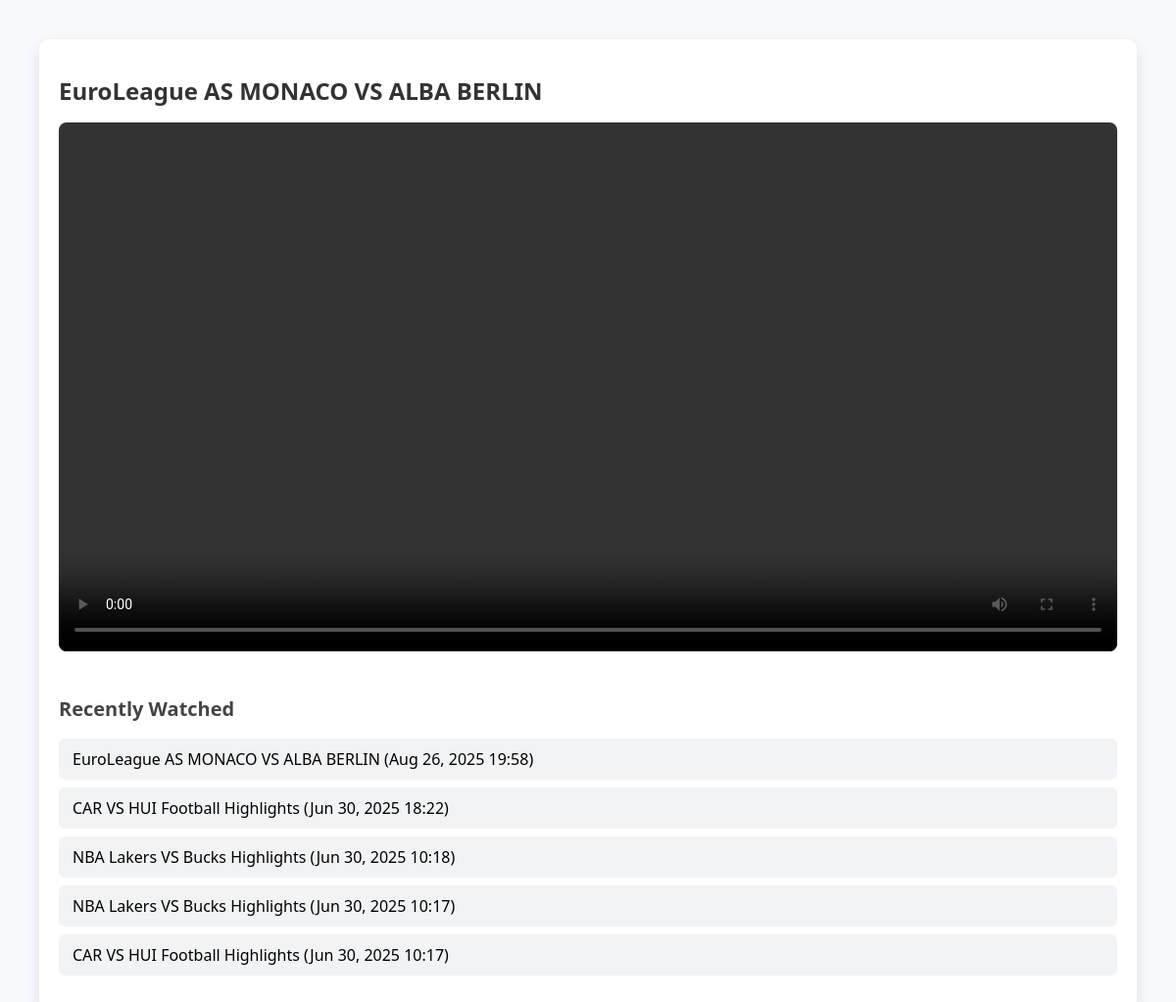
Screenshot of /watch/1/3/ with the database file from the repository.
### core/models.py (models this page shows, shortened)
class Video(models.Model):
    title = models.CharField(max_length=100)
    file = models.FileField(upload_to='videos/')

class ViewingHistory(models.Model):
    user = models.ForeignKey(User, on_delete=models.CASCADE)
    video = models.ForeignKey(Video, on_delete=models.CASCADE, null=True, blank=True)  # <--- add this!
    watched_at = models.DateTimeField(auto_now_add=True)

### core/views.py (the view)
# urls.py: path('watch/<int:user_id>/<int:video_id>/', views.watch_video, name='watch_video'),
def watch_video(request, user_id, video_id):
    user = get_object_or_404(User, pk=user_id)
    video = get_object_or_404(Video, pk=video_id)
    ViewingHistory.objects.create(user=user, video=video)
    history = ViewingHistory.objects.filter(user=user).order_by('-watched_at')[:5]
    all_products = []
    for interest in user.preferences.all():
        products = list(Product.objects.filter(category=interest))
        if products:
            all_products.append(random.choice(products))
    popup_product = random.choice(all_products) if all_products else None
    return render(request, 'watch_video.html', {
        'user': user,
        'video': video,
        'history': history,
        'popup_product': popup_product,
    })

### core/templates/watch_video.html (shortened to what this page needs)
<!DOCTYPE html>
<html>
<head>
</head>
<body>
    <div id="videoWrapper">
        <h1>{{ video.title }}</h1>
        <video id="videoPlayer" controls>
            <source src="{{ video.file.url }}" type="video/mp4">
        </video>
        <div id="historySection">
            <h2>Recently Watched</h2>
            {% if history %}
                <ul class="history-list">
                    {% for h in history %}
                        <li>{{ h.video.title }} ({{ h.watched_at|date:"M d, Y H:i" }})</li>
                    {% endfor %}
                </ul>
            {% else %}
                <p>No history found.</p>
            {% endif %}
        </div>
    </div>
</body>
</html>

### core/templates/watch_video.html (style rules this page uses)
body { font-family: 'Segoe UI', Tahoma, Geneva, Verdana, sans-serif; background-color: #f7f9fc; margin: 0; padding: 40px; display: flex; gap: 40px; }
#videoWrapper { flex: 2; background: white; padding: 20px; border-radius: 10px; box-shadow: 0 5px 15px rgba(0,0,0,0.1); }
#videoWrapper h1 { font-size: 24px; color: #333; }
video { width: 100%; border-radius: 8px; }
#historySection { margin-top: 40px; }
#historySection h2 { font-size: 20px; color: #444; }
ul.history-list { list-style: none; padding: 0; }
ul.history-list li { background: #f1f3f5; margin-bottom: 8px; padding: 10px 14px; border-radius: 6px; }

### rows the page displays
Video: title "EuroLeague AS MONACO VS ALBA BERLIN"
ViewingHistory: video "CAR VS HUI Football Highlights", watched_at "Jun 30, 2025 18:22"
ViewingHistory: video "NBA Lakers VS Bucks Highlights", watched_at "Jun 30, 2025 10:18"
ViewingHistory: video "NBA Lakers VS Bucks Highlights", watched_at "Jun 30, 2025 10:17"
ViewingHistory: video "CAR VS HUI Football Highlights", watched_at "Jun 30, 2025 10:17"
